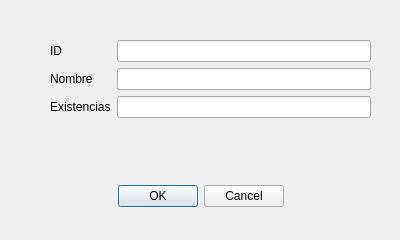
<?xml version="1.0" encoding="UTF-8"?>
<ui version="4.0">
 <class>AgregarProducto</class>
 <widget class="QDialog" name="AgregarProducto">
  <property name="geometry">
   <rect>
    <x>0</x>
    <y>0</y>
    <width>400</width>
    <height>240</height>
   </rect>
  </property>
  <property name="windowTitle">
   <string>Dialog</string>
  </property>
  <widget class="QDialogButtonBox" name="buttonBox">
   <property name="geometry">
    <rect>
     <x>30</x>
     <y>180</y>
     <width>341</width>
     <height>32</height>
    </rect>
   </property>
   <property name="orientation">
    <enum>Qt::Horizontal</enum>
   </property>
   <property name="standardButtons">
    <set>QDialogButtonBox::Cancel|QDialogButtonBox::Ok</set>
   </property>
   <property name="centerButtons">
    <bool>true</bool>
   </property>
  </widget>
  <widget class="QWidget" name="formLayoutWidget">
   <property name="geometry">
    <rect>
     <x>50</x>
     <y>40</y>
     <width>321</width>
     <height>121</height>
    </rect>
   </property>
   <layout class="QFormLayout" name="formLayout">
    <item row="0" column="0">
     <widget class="QLabel" name="labelID">
      <property name="text">
       <string>ID</string>
      </property>
     </widget>
    </item>
    <item row="0" column="1">
     <widget class="QLineEdit" name="txtID"/>
    </item>
    <item row="1" column="0">
     <widget class="QLabel" name="labelNombre">
      <property name="text">
       <string>Nombre</string>
      </property>
     </widget>
    </item>
    <item row="1" column="1">
     <widget class="QLineEdit" name="txtNombre"/>
    </item>
    <item row="2" column="0">
     <widget class="QLabel" name="labelExistencias">
      <property name="text">
       <string>Existencias</string>
      </property>
     </widget>
    </item>
    <item row="2" column="1">
     <widget class="QLineEdit" name="txtExistencias"/>
    </item>
   </layout>
  </widget>
 </widget>
 <resources/>
 <connections>
  <connection>
   <sender>buttonBox</sender>
   <signal>accepted()</signal>
   <receiver>AgregarProducto</receiver>
   <slot>accept()</slot>
   <hints>
    <hint type="sourcelabel">
     <x>248</x>
     <y>254</y>
    </hint>
    <hint type="destinationlabel">
     <x>157</x>
     <y>274</y>
    </hint>
   </hints>
  </connection>
  <connection>
   <sender>buttonBox</sender>
   <signal>rejected()</signal>
   <receiver>AgregarProducto</receiver>
   <slot>reject()</slot>
   <hints>
    <hint type="sourcelabel">
     <x>316</x>
     <y>260</y>
    </hint>
    <hint type="destinationlabel">
     <x>286</x>
     <y>274</y>
    </hint>
   </hints>
  </connection>
 </connections>
</ui>
